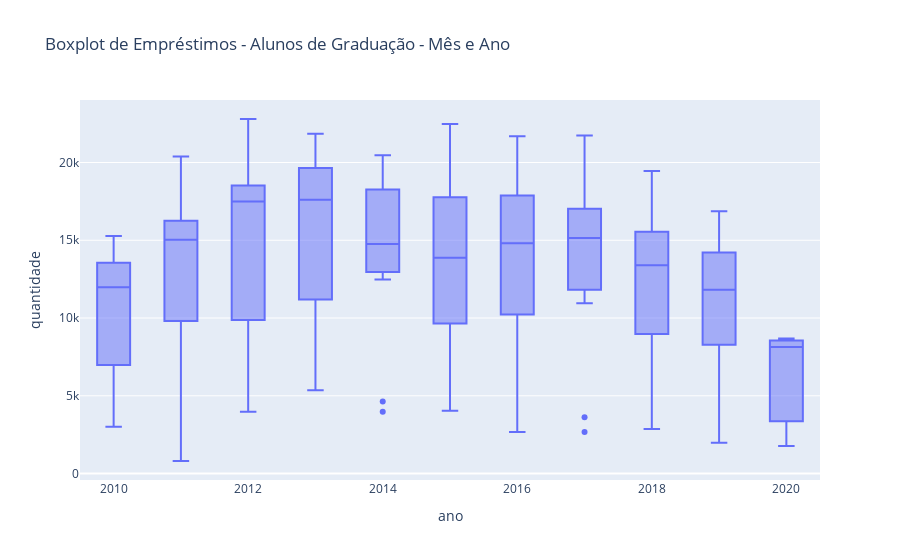

Notebook code cell kept with this figure:
### Code cell
fig = px.box(graduacao_circulante, y = 'quantidade', x = 'ano', title = 'Boxplot de Empréstimos - Alunos de Graduação - Mês e Ano')
fig.show()
